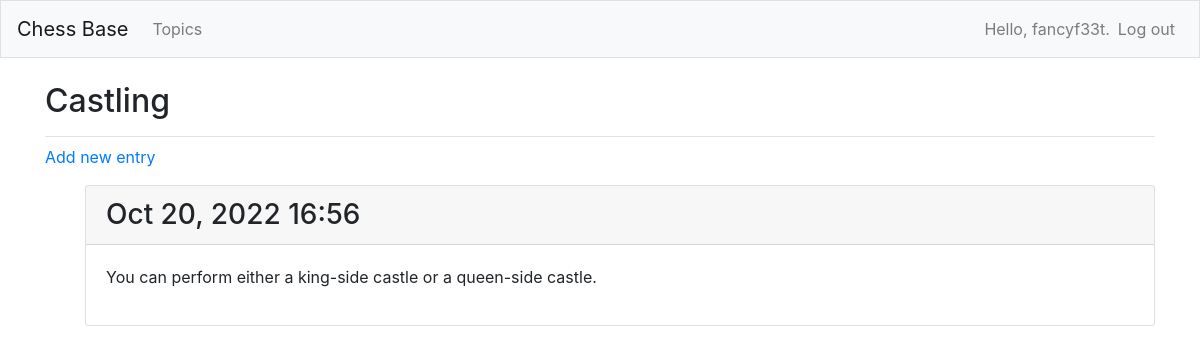
Page /topics/4/ (signed in) on the committed database.
### chess_bases/models.py (models this page shows)
class Topic(models.Model):
    text = models.CharField(max_length=200)
    date_added = models.DateTimeField(auto_now_add=True)
    owner = models.ForeignKey(User, on_delete=models.CASCADE)
    def __str__(self):
        return self.text

class Entry(models.Model):
    topic = models.ForeignKey(Topic, on_delete=models.CASCADE)
    text = models.TextField()
    date_added = models.DateTimeField(auto_now_add=True)
    class Meta:
        verbose_name_plural = 'entries'

### chess_bases/views.py (the view)
# urls.py: path('topics/<int:topic_id>/', views.topic, name='topic'),
@login_required
def topic(request, topic_id):
    topic = Topic.objects.get(id=topic_id)
    if topic.owner != request.user:
        raise Http404
    entries = topic.entry_set.order_by('-date_added')
    context = {'topic': topic, 'entries': entries}
    return render(request, 'chess_bases/topic.html', context)

### chess_bases/templates/chess_bases/topic.html (shortened to what this page needs)
{% extends 'chess_bases/base.html' %}
{% block page_header %}
<h2>{{ topic }}</h2>
{% endblock page_header %}
{% block content %}
<p>
    <a href="{% url 'chess_bases:new_entry' topic.id %}">Add new entry</a>
</p>
<ul>
    {% for entry in entries %}
    <div class="card mb-3">
        <h3 class="card-header">
            {{ entry.date_added|date:'M d, Y H:i' }}
        </h3>
        <div class="card-body">
            {{ entry.text|linebreaks }}
        </div>
    </div>
    {% empty %}
    <p>There are no entries for this topic yet...</p>
    {% endfor %}
</ul>
{% endblock content %}

### chess_bases/templates/chess_bases/base.html (shortened to what this page needs)
{% load bootstrap4 %}
<!DOCTYPE html>
<html lang="en">
<head>
    {% bootstrap_css %}
</head>
<body>
    <nav class="navbar navbar-expand-md navbar-light bg-light mb-4 border">
        <a href="{% url 'chess_bases:index'%}" class="navbar-brand">Chess Base</a>
        <div class="collapse navbar-collapse" id="navbarCollapse">
            <ul class="navbar-nav mr-auto">
                <li class="nav-item"><a href="{% url 'chess_bases:topics'%}" class="nav-link">Topics</a></li>
            </ul>
            <ul class="navbar-nav ml-auto">
                {% if user.is_authenticated %}
                <li class="nav-item">
                    <span class="navbar-text">Hello, {{ user.username }}.</span>
                </li>
                <li class="nav-item"><a href="{% url 'users:logout' %}" class="nav-link">Log out</a></li>
                {% else %}
                <li class="nav-item"><a href="{% url 'users:register' %}" class="nav-link">Register</a></li>
                <li class="nav-item"><a href="{% url 'users:login' %}" class="nav-link">Log in</a></li>
                {% endif %}
            </ul>
        </div>
    </nav>
    <main role="main" class="container">
        <div class="pb-2 mb-2 border-bottom">
            {% block page_header %}{% endblock page_header %}
        </div>
        <div>
            {% block content %}{% endblock content %}
        </div>
    </main>
</body>
</html>

### rows in the picture
Topic: text "Castling"
Entry: date_added "Oct 20, 2022 16:56", text "You can perform either a king-side castle or a queen-side castle."

### other values in the picture
{{ user.username }} "fancyf33t"
